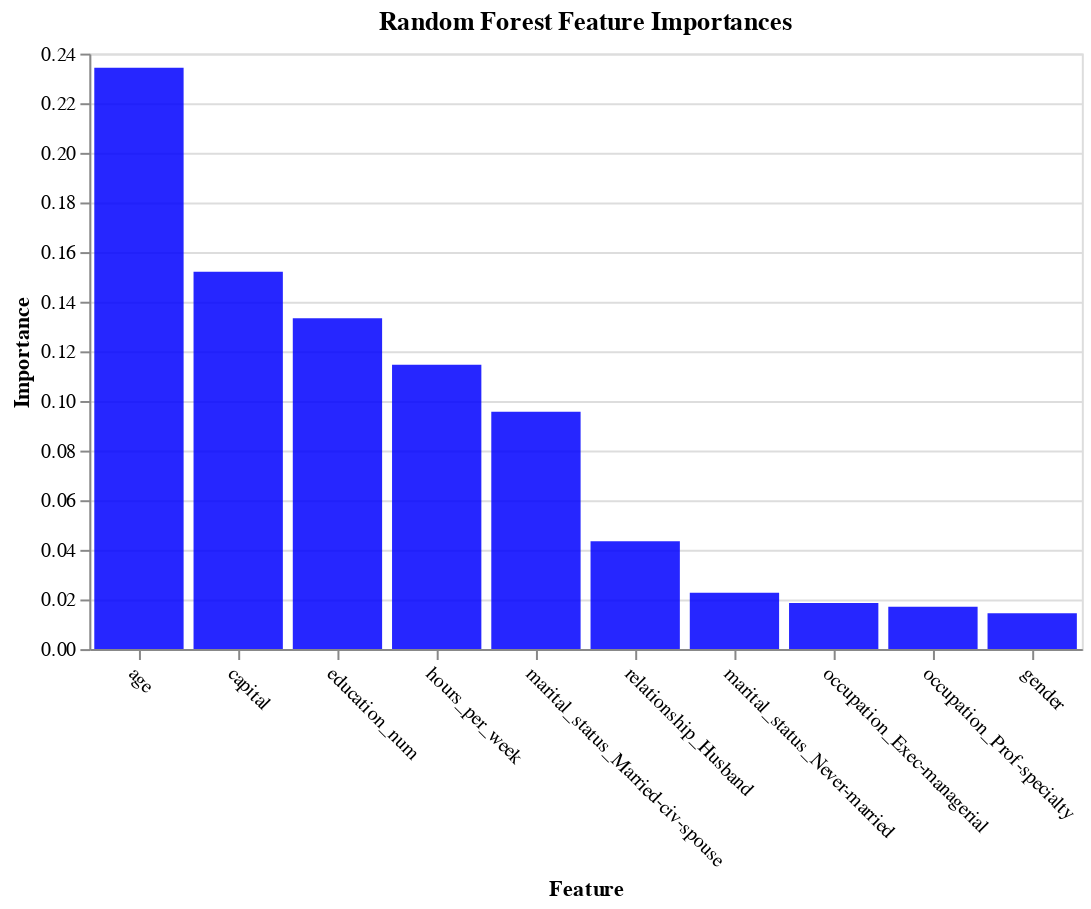

The cell this chart's notebook holds for it:
### Code cell
plot_imp(best_features_rfi, feature_importances_rfi, 'Random Forest', 'blue')

### Figure 1 — Vega-Lite specification as saved in the notebook (floating-point values rounded to 4 significant figures)
{"$schema": "https://vega.github.io/schema/vega-lite/v2.6.0.json", "config": {"view": {"height": 300, "width": 400}}, "data": {"name": "data-9dac5be17ccd043abd7c67fa0a5f66f0"}, "datasets": {"data-9dac5be17ccd043abd7c67fa0a5f66f0": [{"features": "age", "importances": 0.2343}, {"features": "capital", "importances": 0.1521}, {"features": "education_num", "importances": 0.1334}, {"features": "hours_per_week", "importances": 0.1146}, {"features": "marital_status_Married-civ-spouse", "importances": 0.09568}, {"features": "relationship_Husband", "importances": 0.04345}, {"features": "marital_status_Never-married", "importances": 0.02272}, {"features": "occupation_Exec-managerial", "importances": 0.01862}, {"features": "occupation_Prof-specialty", "importances": 0.0171}, {"features": "gender", "importances": 0.01448}]}, "encoding": {"x": {"axis": {"labelAngle": 45}, "field": "features", "sort": null, "title": "Feature", "type": "nominal"}, "y": {"field": "importances", "title": "Importance", "type": "quantitative"}}, "mark": {"color": "blue", "opacity": 0.85, "type": "bar"}, "title": "Random Forest Feature Importances", "width": 500}
